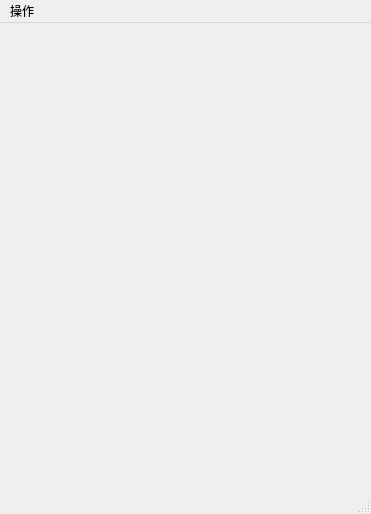
<?xml version="1.0" encoding="UTF-8"?>
<ui version="4.0">
 <class>SerialUnion</class>
 <widget class="QMainWindow" name="SerialUnion">
  <property name="geometry">
   <rect>
    <x>0</x>
    <y>0</y>
    <width>371</width>
    <height>514</height>
   </rect>
  </property>
  <property name="windowTitle">
   <string>SSCAN-V1.0</string>
  </property>
  <property name="windowIcon">
   <iconset resource="../rc.qrc">
    <normaloff>:/imageFile/font.ico</normaloff>:/imageFile/font.ico</iconset>
  </property>
  <property name="iconSize">
   <size>
    <width>30</width>
    <height>30</height>
   </size>
  </property>
  <widget class="QWidget" name="centralWidget">
   <layout class="QGridLayout" name="gridLayout_2">
    <item row="0" column="0">
     <layout class="QGridLayout" name="gridLayout" rowstretch="12,1" columnstretch="24,1,1">
      <item row="0" column="0">
       <layout class="QHBoxLayout" name="widgetDisplay"/>
      </item>
      <item row="0" column="1">
       <layout class="QHBoxLayout" name="widgetSettings"/>
      </item>
      <item row="0" column="2" rowspan="2">
       <layout class="QHBoxLayout" name="widgettest"/>
      </item>
      <item row="1" column="0" colspan="2">
       <layout class="QHBoxLayout" name="widgetSend"/>
      </item>
     </layout>
    </item>
   </layout>
  </widget>
  <widget class="QMenuBar" name="menuBar">
   <property name="geometry">
    <rect>
     <x>0</x>
     <y>0</y>
     <width>371</width>
     <height>25</height>
    </rect>
   </property>
   <widget class="QMenu" name="menu">
    <property name="title">
     <string>操作</string>
    </property>
    <addaction name="mbSaveRecData"/>
   </widget>
   <addaction name="menu"/>
  </widget>
  <widget class="QStatusBar" name="statusBar"/>
  <action name="mbSaveRecData">
   <property name="text">
    <string>保存接收</string>
   </property>
  </action>
  <action name="mbMoreSettings">
   <property name="text">
    <string>更多设置</string>
   </property>
  </action>
 </widget>
 <layoutdefault spacing="6" margin="11"/>
 <resources>
  <include location="../rc.qrc"/>
 </resources>
 <connections/>
</ui>
